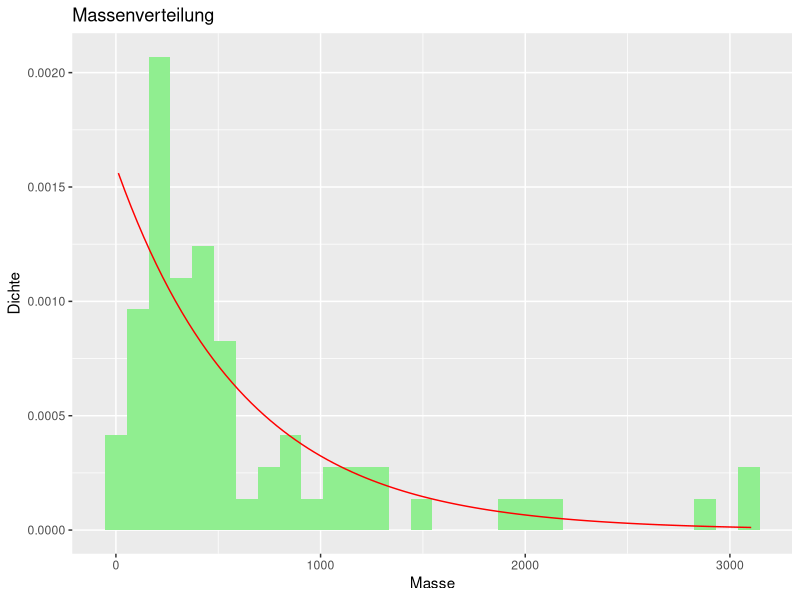
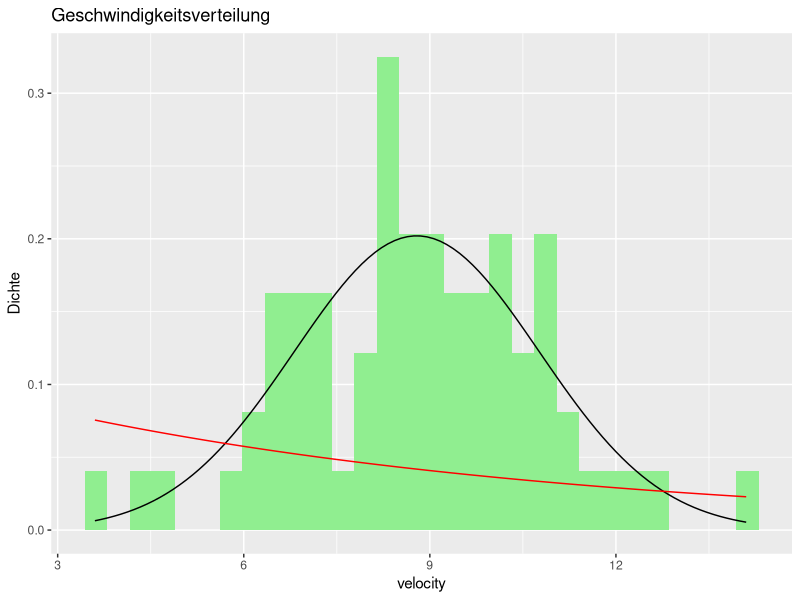
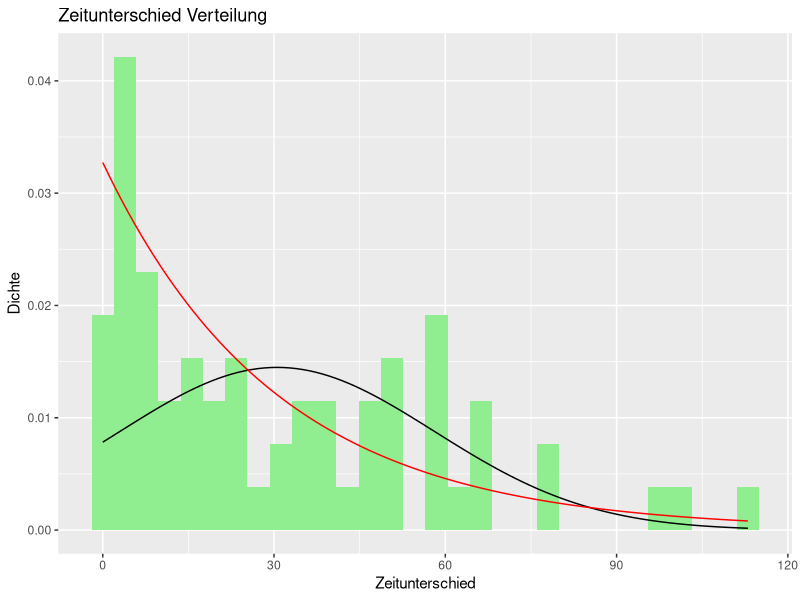
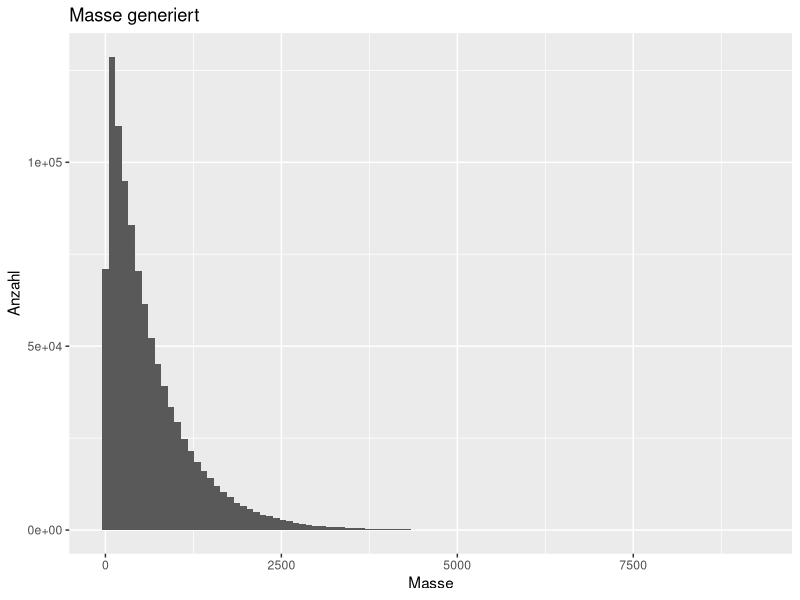
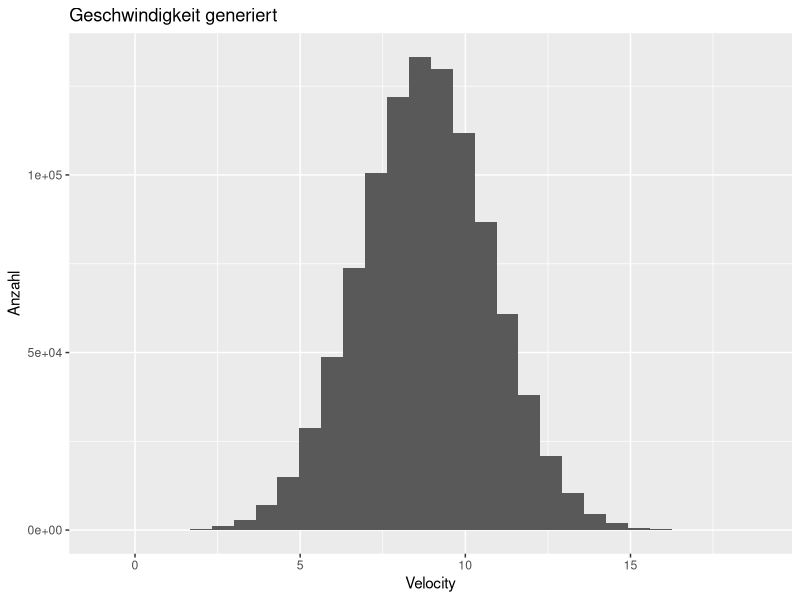
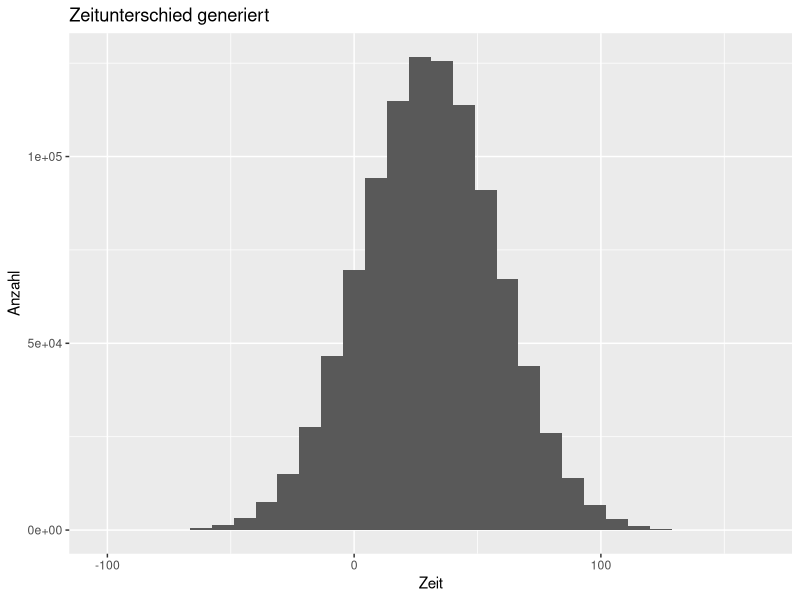

Write the R code that produced these figures, in order.
library(tidyverse)
library(MASS)

# Read Data
zone1_raw <- read.csv("out_1.csv")

# Data Wrangling
zone1 <- zone1_raw %>% 
  filter(Datum != "") %>% 
  mutate(
    datetime = ymd_hm(paste(Datum, Uhrzeit, sep = " ")), 
    masse = Masse..kg., 
    velocity = Geschwindigkeit..m.s.) %>% 
  arrange(datetime) %>% 
  dplyr::select(datetime, masse, velocity)

# Data Wrangling for Time Difference
time_diff <- data.frame(
  stunden = as.numeric(diff(zone1$datetime)) / 60 / 60
)

# Calc Distribution
fit_exp_masse <- fitdistr(zone1$masse, "exponential")

fit_norm_velocity <- fitdistr(zone1$velocity, "normal")
fit_exp_velocity <- fitdistr(zone1$velocity, "exponential")

fit_norm_time_diff <- fitdistr(time_diff$stunden, "normal")
fit_exp_time_diff <- fitdistr(time_diff$stunden, "exponential")

# Plot Mass with Exponential Distribution
ggplot(data = zone1, aes(x = masse)) +
  geom_histogram(aes(y = ..density..), fill = "lightgreen") +
  stat_function(fun = dexp, args = list(rate = fit_exp_masse$estimate[1]), color = "red") +
  ylab("Dichte") +
  xlab("Masse") +
  ggtitle("Massenverteilung")

ggplot(data = zone1, aes(x = velocity)) +
  geom_histogram(aes(y = ..density..), fill = "lightgreen") +
  stat_function(fun = dnorm, args = list(mean = fit_norm_velocity$estimate[1], sd = fit_norm_velocity$estimate[2]), color = "black") +
  stat_function(fun = dexp, args = list(rate = fit_exp_velocity$estimate[1]), color = "red") +
  ylab("Dichte") +
  xlab("velocity") +
  ggtitle("Geschwindigkeitsverteilung")

ggplot(data = time_diff, aes(x = stunden)) +
  geom_histogram(aes(y = ..density..), fill = "lightgreen") +
  stat_function(fun = dnorm, args = list(mean = fit_norm_time_diff$estimate[1], sd = fit_norm_time_diff$estimate[2]), color = "black") +
  stat_function(fun = dexp, args = list(rate = fit_exp_time_diff$estimate[1]), color = "red") +

  ylab("Dichte") +
  xlab("Zeitunterschied") +
  ggtitle("Zeitunterschied Verteilung")

# Generate Data from Exponential Distribution
amount <- 1000000
zone1_generated <- data.frame(
  masse = rexp(amount, rate = fit_exp_masse$estimate[1]) %>% round,
  velocity = rnorm(amount, mean = fit_norm_velocity$estimate[1], sd = fit_norm_velocity$estimate[2]),
  time_diff_stunden = rnorm(amount,mean = fit_norm_time_diff$estimate[1], sd = fit_norm_time_diff$estimate[2])
)

# Plot generated Data
ggplot(data = zone1_generated, aes(x = masse)) +
  geom_histogram(bins = 100) +
  ylab("Anzahl") +
  xlab("Masse") +
  ggtitle("Masse generiert")

ggplot(data = zone1_generated, aes(x = velocity)) +
  geom_histogram() +
  ylab("Anzahl") +
  xlab("Velocity") +
  ggtitle("Geschwindigkeit generiert")

# Plot generated Data
ggplot(data = zone1_generated, aes(x = time_diff_stunden)) +
  geom_histogram() +
  ylab("Anzahl") +
  xlab("Zeit") +
  ggtitle("Zeitunterschied generiert")






